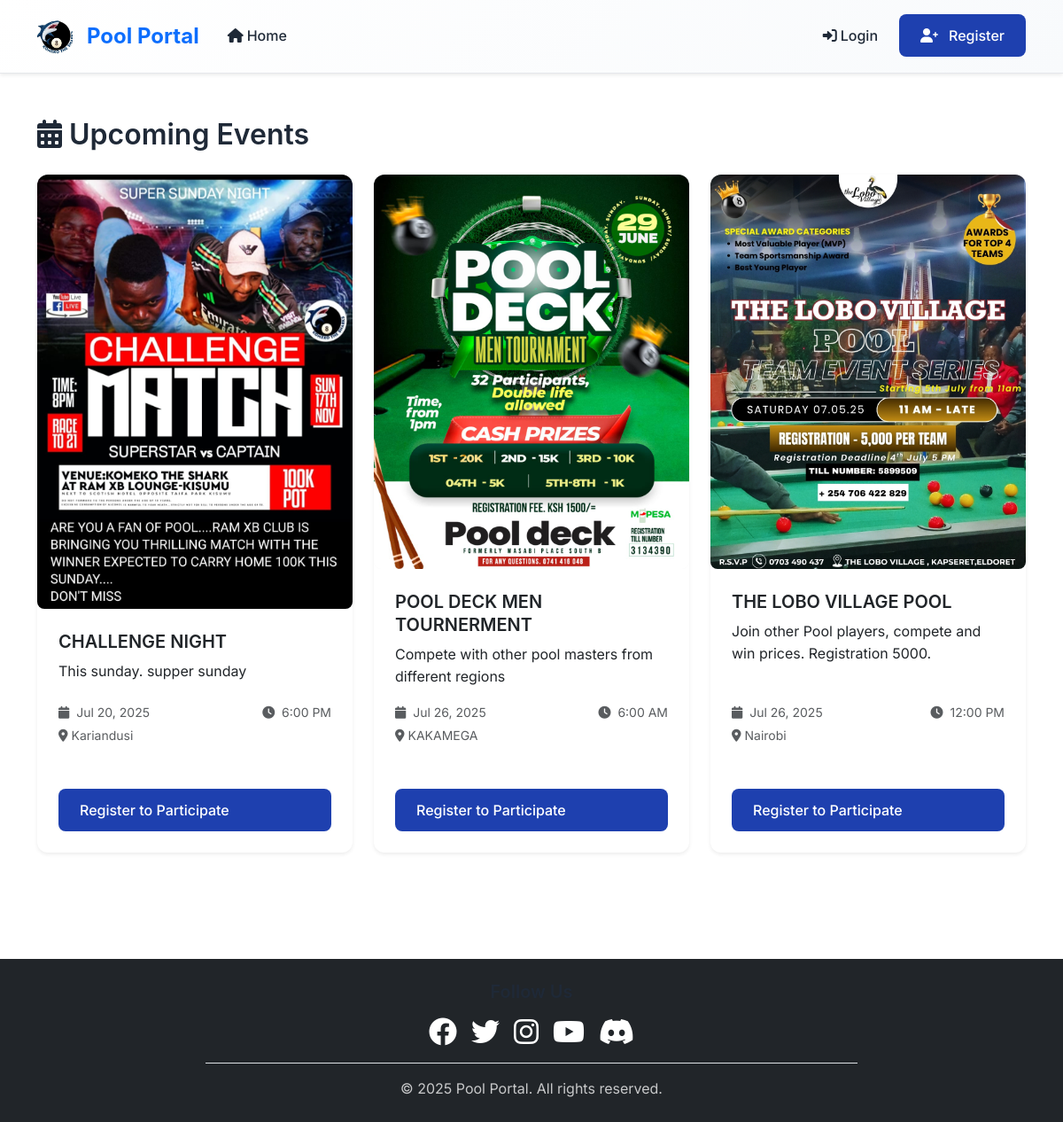
/events/events/, run on the app's committed database.
### events/models.py (models this page shows, shortened)
class Event(models.Model):
    title = models.CharField(max_length=200)
    description = models.TextField()
    event_date = models.DateTimeField()
    location = models.CharField(max_length=200)
    entry_fee = models.DecimalField(max_digits=10, decimal_places=2, default=0.00)
    max_participants = models.IntegerField(default=50)
    poster = models.ImageField(upload_to='event_posters/', blank=True, null=True)
    show_on_homepage = models.BooleanField(default=False)
    created_at = models.DateTimeField(auto_now_add=True)
    updated_at = models.DateTimeField(auto_now=True)
    class Meta:
        ordering = ['event_date']

### events/views.py (the view, shortened to what this page needs)
# urls.py: path('events/', views.EventListView.as_view(), name='event_list'),
class EventListView(ListView):
    model = Event
    template_name = 'events/event_list.html'
    context_object_name = 'events'
    paginate_by = 9
    def get_queryset(self):
        return Event.objects.filter(event_date__gte=timezone.now())
    def get_context_data(self, **kwargs):
        context = super().get_context_data(**kwargs)
        return context

### templates/events/event_list.html (shortened to what this page needs)
{% extends 'base.html' %}
{% block content %}
<div class="container py-5">
    <div class="row">
        <div class="col-12">
            <h2 class="mb-4"><i class="fas fa-calendar-alt me-2"></i>Upcoming Events</h2>
            {% if events %}
                <div class="row">
                    {% for event in events %}
                        <div class="col-lg-4 col-md-6 mb-4">
                            <div class="card h-100 shadow-sm event-card">
                                {% if event.poster %}
                                    <div class="event-poster-container">
                                        <img src="{{ event.poster.url }}"
                                             class="card-img-top event-poster"
                                             alt="{{ event.title }}"
                                             onclick="openImageModal('{{ event.poster.url }}', '{{ event.title }} - Event Poster')"
                                             style="cursor: pointer;">
                                    </div>
                                {% else %}
                                    <div class="card-img-top bg-gradient-primary d-flex align-items-center justify-content-center"
                                         style="height: 250px;">
                                        <i class="fas fa-trophy fa-3x text-white"></i>
                                    </div>
                                {% endif %}
                                <div class="card-body d-flex flex-column">
                                    <h5 class="card-title">{{ event.title }}</h5>
                                    <p class="card-text flex-grow-1">{{ event.description }}</p>
                                    <div class="mt-auto">
                                        <div class="d-flex justify-content-between align-items-center text-muted small">
                                            <span>
                                                <i class="fas fa-calendar me-1"></i>
                                                {{ event.event_date|date:"M d, Y" }}
                                            </span>
                                            <span>
                                                <i class="fas fa-clock me-1"></i>
                                                {{ event.event_date|time:"g:i A" }}
                                            </span>
                                        </div>
                                        <div class="text-muted small mt-1">
                                            <i class="fas fa-map-marker-alt me-1"></i>{{ event.location }}
                                        </div>
                                    </div>
                                </div>
                                {% if not user.is_authenticated %}
                                    <div class="card-footer bg-transparent border-0">
                                        <a href="{% url 'accounts:register' %}" class="btn btn-primary w-100">
                                            Register to Participate
                                        </a>
                                    </div>
                                {% endif %}
                            </div>
                        </div>
                    {% endfor %}
                </div>
            {% else %}
                <div class="text-center py-5">
                    <i class="fas fa-calendar-times fa-4x text-muted mb-3"></i>
                    <h4>No upcoming events</h4>
                    <p class="text-muted">Check back later for exciting tournaments and events!</p>
                </div>
            {% endif %}
        </div>
    </div>
</div>
{% endblock %}

### templates/base.html (style rules this page uses)
:root { --primary-color: #1e40af; --primary-dark: #1e3a8a; --primary-light: #3b82f6; --secondary-color: #059669; --secondary-dark: #047857; --secondary-light: #10b981; --accent-color: #f59e0b; --accent-dark: #d97706; --accent-light: #fbbf24; --success-color: #10b981; --warning-color: #f59e0b; --danger-color: #ef4444; --info-color: #3b82f6; --dark-color: #1f2937; --light-color: #f8fafc; --muted-color: #6b7280; --border-color: #e5e7eb; --font-primary: 'Inter', -apple-system, BlinkMacSystemFont, sans-serif; --font-heading: 'Poppins', -apple-system, BlinkMacSystemFont, sans-serif; --border-radius: 12px; --border-radius-sm: 8px; --border-radius-lg: 16px; --shadow-sm: 0 1px 2px 0 rgba(0, 0, 0, 0.05); --shadow: 0 4px 6px -1px rgba(0, 0, 0, 0.1), 0 2px 4px -1px rgba(0, 0, 0, 0.06); --shadow-lg: 0 10px 15px -3px rgba(0, 0, 0, 0.1), 0 4px 6px -2px rgba(0, 0, 0, 0.05); --shadow-xl: 0 20px 25px -5px rgba(0, 0, 0, 0.1), 0 10px 10px -5px rgba(0, 0, 0, 0.04); }
* { box-sizing: border-box; }
body { font-family: var(--font-primary); line-height: 1.6; color: var(--dark-color); background-color: #ffffff; }
h1, h2, h3, h4, h5, h6 { font-family: var(--font-heading); font-weight: 600; line-height: 1.3; color: var(--dark-color); }
.event-poster { width: 100%; height: 200px; object-fit: contain; background-color: #f8f9fa; border-radius: var(--border-radius-sm); cursor: pointer; transition: all 0.3s ease; }
.card { border: none; border-radius: var(--border-radius); box-shadow: var(--shadow); transition: transform 0.3s ease, box-shadow 0.3s ease; overflow: hidden; }
.card-body { padding: 1.5rem; }
.card-footer { background-color: var(--light-color); border: none; padding: 1.5rem; }
.btn { font-weight: 500; border-radius: var(--border-radius-sm); padding: 0.75rem 1.5rem; transition: all 0.3s ease; border: none; text-decoration: none; display: inline-flex; align-items: center; gap: 0.5rem; }
.btn-primary { background-color: var(--primary-color); border-color: var(--primary-color); color: white; }

### templates/events/event_list.html (style rules this page uses)
.event-poster-container { position: relative; overflow: hidden; }
.event-poster { width: 100%; height: auto; min-height: 250px; object-fit: contain; background-color: #f8f9fa; transition: transform 0.3s ease; }

### data on the page
Event: poster (picture), title "CHALLENGE NIGHT", description "This sunday. supper sunday", event_date "Jul 20, 2025", event_date "6:00 PM", location "Kariandusi"
Event: poster (picture), title "POOL DECK MEN TOURNERMENT", description "Compete with other pool masters from different regions", event_date "Jul 26, 2025", event_date "6:00 AM", location "KAKAMEGA"
Event: poster (picture), title "THE LOBO VILLAGE POOL", description "Join other Pool players, compete and win prices. Registration 5000.", event_date "Jul 26, 2025", event_date "12:00 PM", location "Nairobi"
